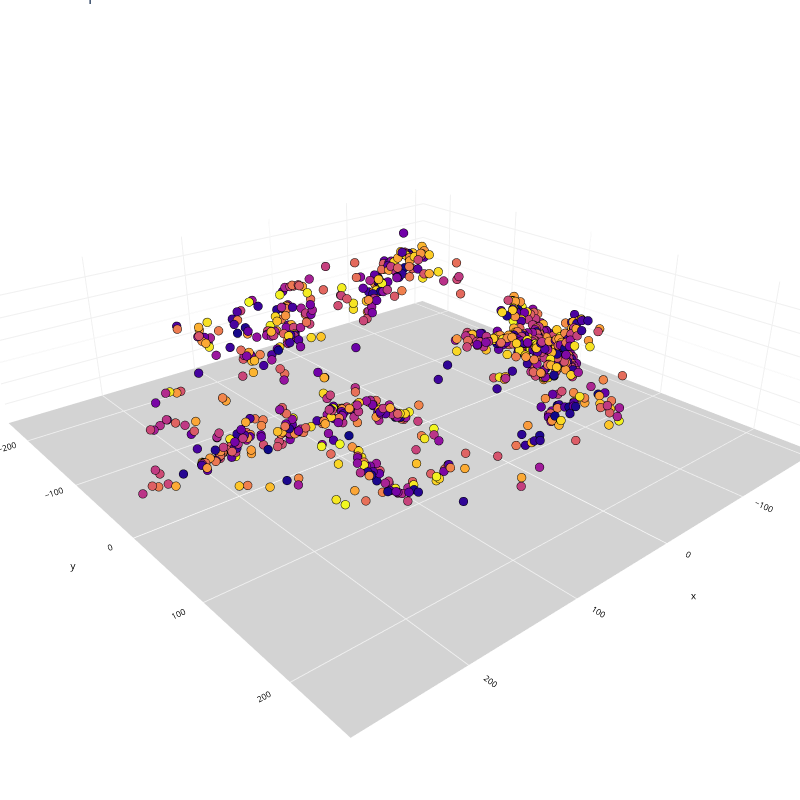

This figure's notebook cell:
### Code cell
Plot3D(isomap3comp, range(len(isomap3comp)), 'Isomap de 3 dimensiones')

### Figure 1 — Plotly figure (JSON) as saved in the notebook; plotly's stock layout.template omitted (floating-point values rounded to 4 significant figures; data arrays with more than 128 entries replaced by an {"elided": "..."} marker saying what was removed)
{"data": [{"hovertemplate": "x=%{x}<br>y=%{y}<br>z=%{z}<br>color=%{marker.color}<extra></extra>", "legendgroup": "", "marker": {"color": {"elided": "1000 int values"}, "coloraxis": "coloraxis", "line": {"color": "black", "width": 0.1}, "size": 3, "symbol": "circle"}, "mode": "markers", "name": "", "scene": "scene", "showlegend": false, "type": "scatter3d", "x": {"elided": "1000 float values"}, "y": {"elided": "1000 float values"}, "z": {"elided": "1000 float values"}}], "layout": {"coloraxis": {"colorbar": {"title": {"text": "color"}}, "colorscale": [[0, "#0d0887"], [0.1111, "#46039f"], [0.2222, "#7201a8"], [0.3333, "#9c179e"], [0.4444, "#bd3786"], [0.5556, "#d8576b"], [0.6667, "#ed7953"], [0.7778, "#fb9f3a"], [0.8889, "#fdca26"], [1, "#f0f921"]], "showscale": false}, "height": 800, "legend": {"orientation": "h", "tracegroupgap": 0, "x": 0.5, "xanchor": "center", "y": 0, "yanchor": "top"}, "margin": {"b": 0, "l": 0, "r": 0, "t": 0}, "scene": {"camera": {"center": {"x": 0, "y": 0, "z": -0.1}, "eye": {"x": 1.5, "y": 1.75, "z": 1}, "up": {"x": 0, "y": 0, "z": 1}}, "domain": {"x": [0, 1], "y": [0, 1]}, "xaxis": {"backgroundcolor": "white", "color": "black", "gridcolor": "#f0f0f0", "tickfont": {"size": 10}, "title": {"font": {"size": 10}, "text": "x"}}, "yaxis": {"backgroundcolor": "white", "color": "black", "gridcolor": "#f0f0f0", "tickfont": {"size": 10}, "title": {"font": {"size": 10}, "text": "y"}}, "zaxis": {"backgroundcolor": "lightgrey", "color": "black", "gridcolor": "#f0f0f0", "tickfont": {"size": 10}, "title": {"font": {"size": 10}, "text": "z"}}}, "showlegend": false, "title": {"text": "Isomap de 3 dimensiones"}, "width": 800}}
